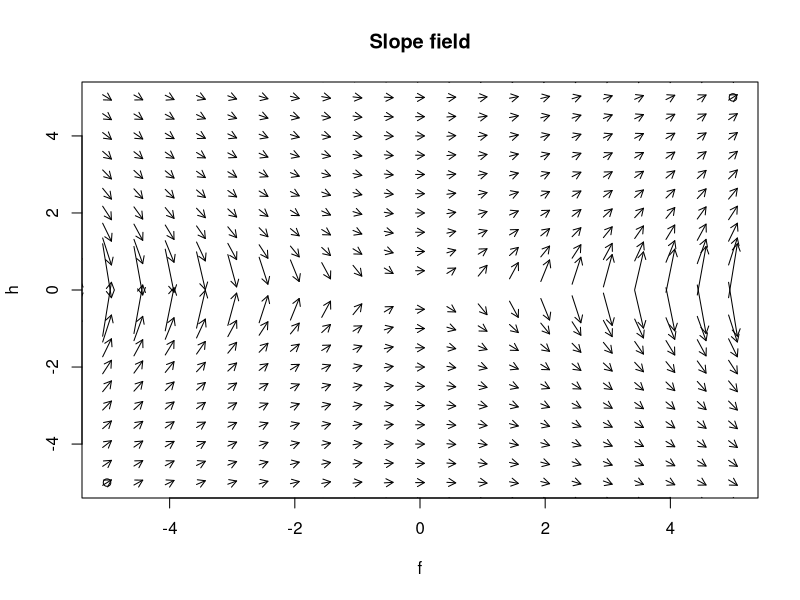
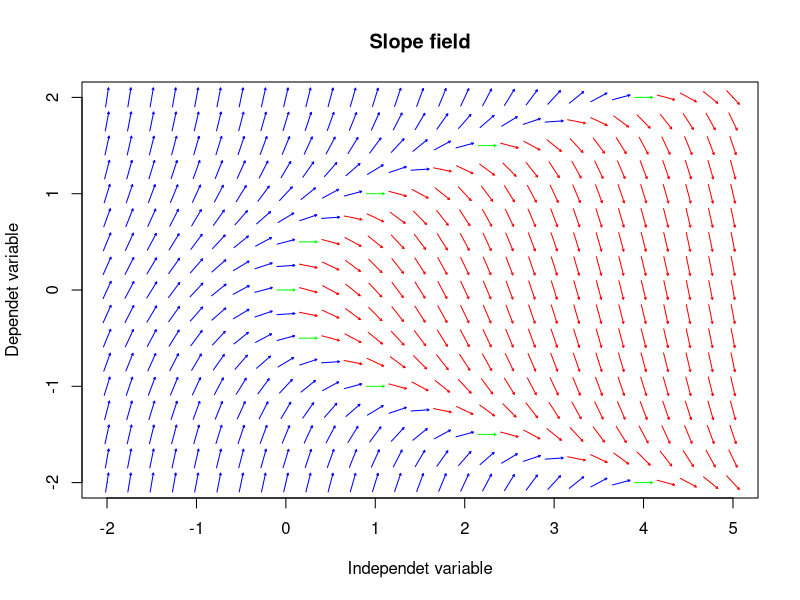
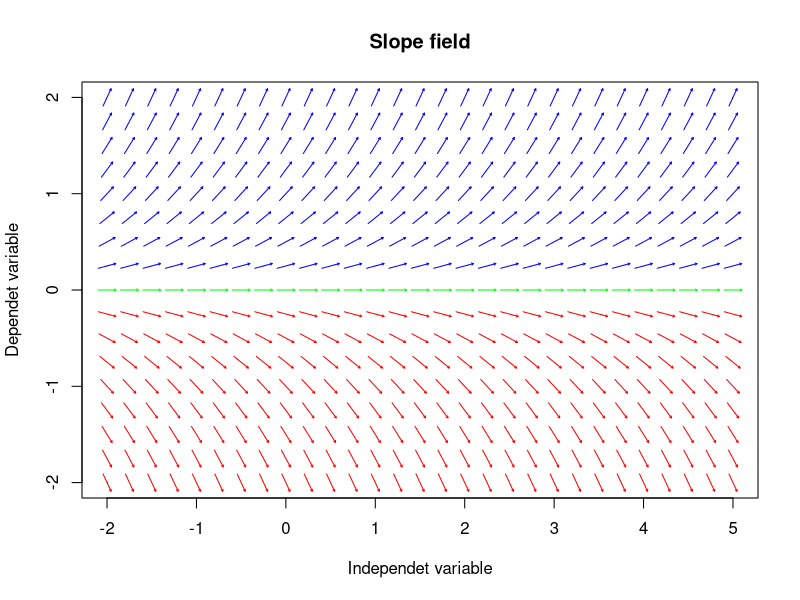
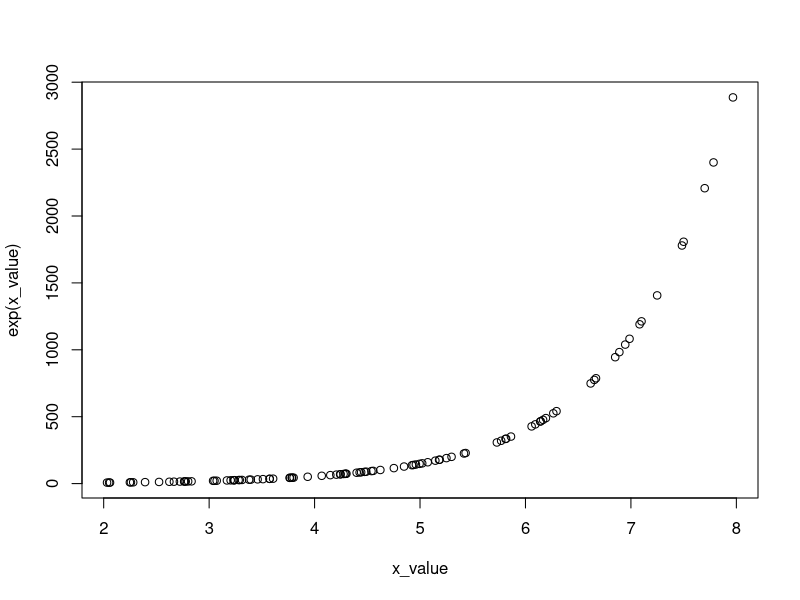
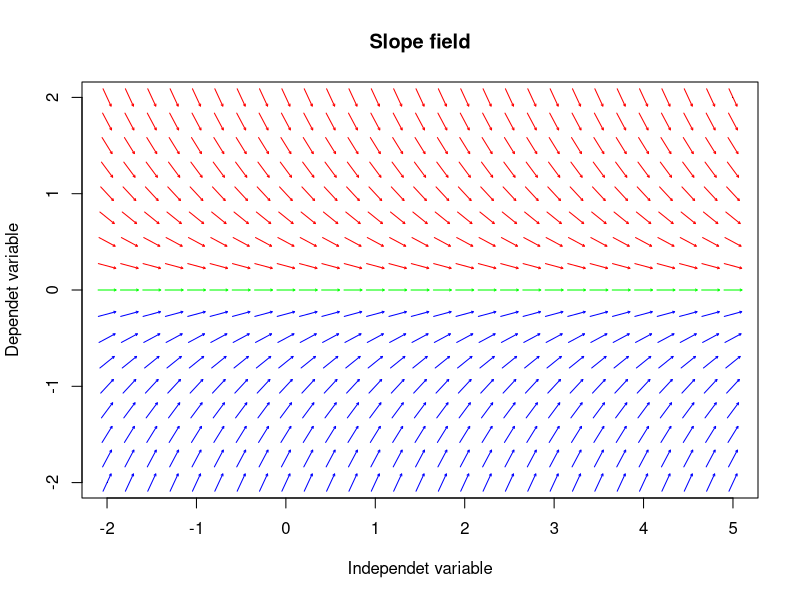
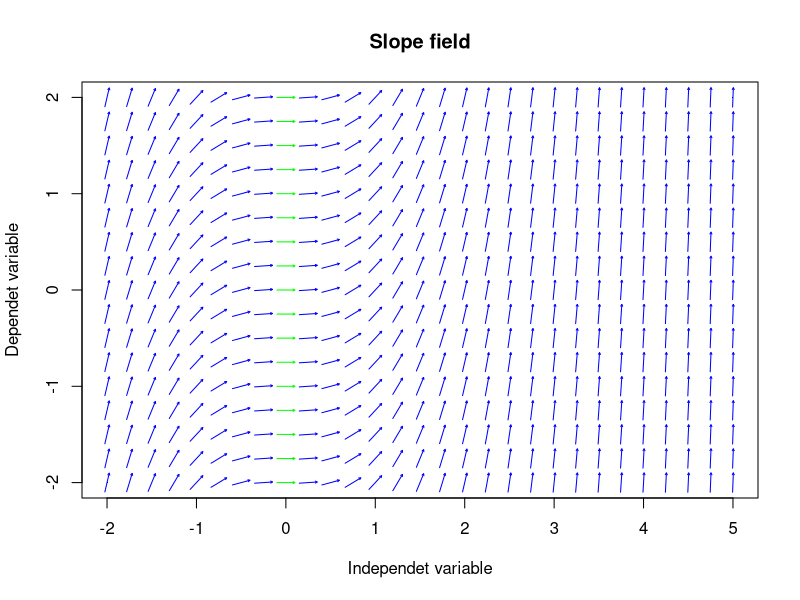
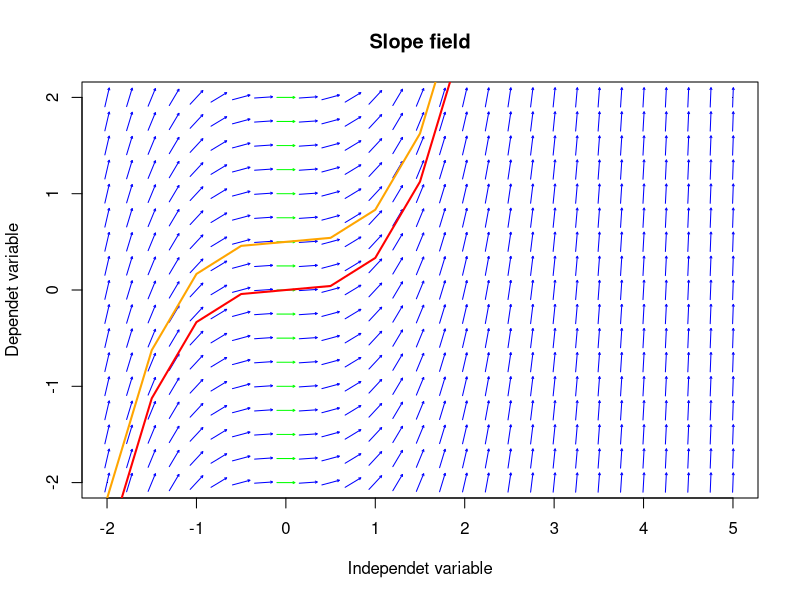

These figures' R source, in order:
## ---- chunk 1
# Our differential equation
diff <- function(x,y)
{
  return(x/y) #Try also x+y
}

# Line function
TheLine <- function(x1,y1,slp,d)
{
  z = slope*(d-x1)+y1
  return(z)
}

# Domains
x = seq(-20,20,0.5)
y = seq(-20,20,0.5)

# Points to draw our graph
f = c(-5,5) 
h = c(-5,5)
plot(f,h,main="Slope field")


# Let's generate the slope field
for(j in x)
{
  for(k in y)
  {
    slope = diff(j,k)
    domain = seq(j-0.07,j+0.07,0.14)
    z = TheLine(j,k,slope,domain)
    arrows(domain[1],z[1],domain[2],z[2],length=0.08)
  }
}
## ---- chunk 2
SlopeField = function(FUN,xi = -5,xs = 5,yi = -5,ys = 5, radius = 0.1, grid.by = 0.25){
  # FUN   - given function ODE i.e:  
  # xi,xs - lower and upper bound - x - plot
  # yi,ys - lower and upper bound - y - plot
  
  # grid points
  seqx = seq(xi,xs,grid.by)
  seqy = seq(yi,ys,grid.by)
  
  # plot
  f = c(xi,xs) 
  h = c(yi,ys)
  plot(f,h,main="Slope field", ylab = "Dependet variable", xlab = "Independet variable", pch = ".")
  
  # arrows
  
  for(x in seqx){
    for(y in seqy){
      ym = y
      xm = x
      
      slope = unlist(FUN(x,y))
      
      if(is.na(slope)){
        cor = "black"
      } else if(slope > 0){
        cor = "blue"
      }else if (slope < 0) {
        cor = "red"
      }else if(slope == 0) {
        cor = "green"
      }
      arrows(radius*cos(atan(slope)+pi)+xm,
             radius*sin(atan(slope)+pi)+ym,
             radius*cos(atan(slope))+xm,
             radius*sin(atan(slope))+ym, 
             length = 0.2*radius, col= cor)
    }
  }
}

## ---- chunk 3
ode = function(t, y){
  dydt <- y^2-t
  list(dydt)
}
## ---- chunk 4
SlopeField(ode, xi = -2, xs = 5, yi = -2, ys = 2,radius = 0.1, grid.by = 0.25)
## ---- chunk 5
ode_1 = function(t, y){
  dydt <- y
  list(dydt)
}

SlopeField(ode_1, xi = -2, xs = 5, yi = -2, ys = 2,radius = 0.1, grid.by = 0.25)
## ---- chunk 6
x_value<-runif(100,2,8)
plot(x_value,exp(x_value))
## ---- chunk 7
ode_2 = function(t, y){
  dydt <- -y
  list(dydt)
}

SlopeField(ode_2, xi = -2, xs = 5, yi = -2, ys = 2,radius = 0.1, grid.by = 0.25)
## ---- chunk 8
ode_3 = function(t, y){
  dydt <- t^2
  list(dydt)
}

SlopeField(ode_3, xi = -2, xs = 5, yi = -2, ys = 2,radius = 0.1, grid.by = 0.25)
## ---- chunk 9
SlopeField(ode_3, xi = -2, xs = 5, yi = -2, ys = 2,radius = 0.1, grid.by = 0.25)
lines(y,1/3*x*x*x,col="red", lwd=2)
lines(y,1/3*x*x*x+0.5,col="orange", lwd=2)
